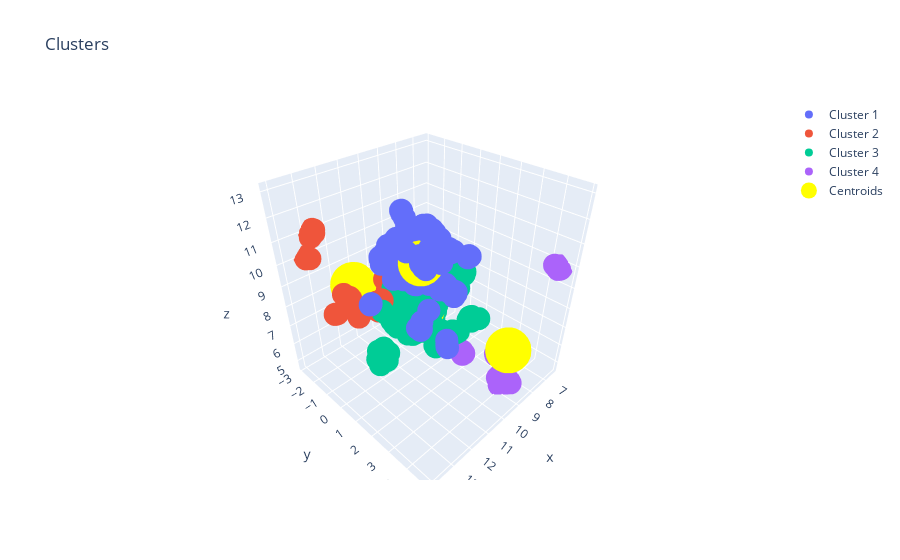

The notebook cell this image was saved under:
### Code cell
fit = umap.UMAP(
        n_neighbors=15,
        min_dist=0.1,
        n_components=3,
        metric='euclidean'
    )

X = fit.fit_transform(df)
number_clusters = 4
kmeans = KMeans(n_clusters = number_clusters, init = 'k-means++', random_state = random_state)
y_kmeans = kmeans.fit_predict(X)
# Visualising the clusters

fig = go.Figure()

fig.add_trace(go.Scatter3d(x=X[y_kmeans == 0, 0], y=X[y_kmeans == 0, 1], z=X[y_kmeans == 0, 2], name='Cluster 1', mode='markers'))
fig.add_trace(go.Scatter3d(x=X[y_kmeans == 1, 0], y=X[y_kmeans == 1, 1], z=X[y_kmeans == 1, 2], name='Cluster 2', mode='markers'))
fig.add_trace(go.Scatter3d(x=X[y_kmeans == 2, 0], y=X[y_kmeans == 2, 1], z=X[y_kmeans == 2, 2], name='Cluster 3', mode='markers'))
fig.add_trace(go.Scatter3d(x=X[y_kmeans == 3, 0], y=X[y_kmeans == 3, 1], z=X[y_kmeans == 3, 2], name='Cluster 4', mode='markers'))
#fig.add_trace(go.Scatter(x=X[y_kmeans == 4, 0], y=X[y_kmeans == 4, 1], name='Cluster 5', mode='markers'))
#fig.add_trace(go.Scatter(x=X[y_kmeans == 5, 0], y=X[y_kmeans == 5, 1], name='Cluster 6', mode='markers'))
#fig.add_trace(go.Scatter(x=X[y_kmeans == 6, 0], y=X[y_kmeans == 6, 1], name='Cluster 7', mode='markers'))#comment the lines if you chose less clusters
#add more lines if you chose more clusters

fig.add_trace(go.Scatter3d(x=kmeans.cluster_centers_[:, 0], y=kmeans.cluster_centers_[:, 1],z=kmeans.cluster_centers_[:, 2], name='Centroids', 
                         mode='markers', marker_color="rgb(255,255,0)", marker=dict(size=16)))

fig.update_layout(title='Clusters')

fig.show()
